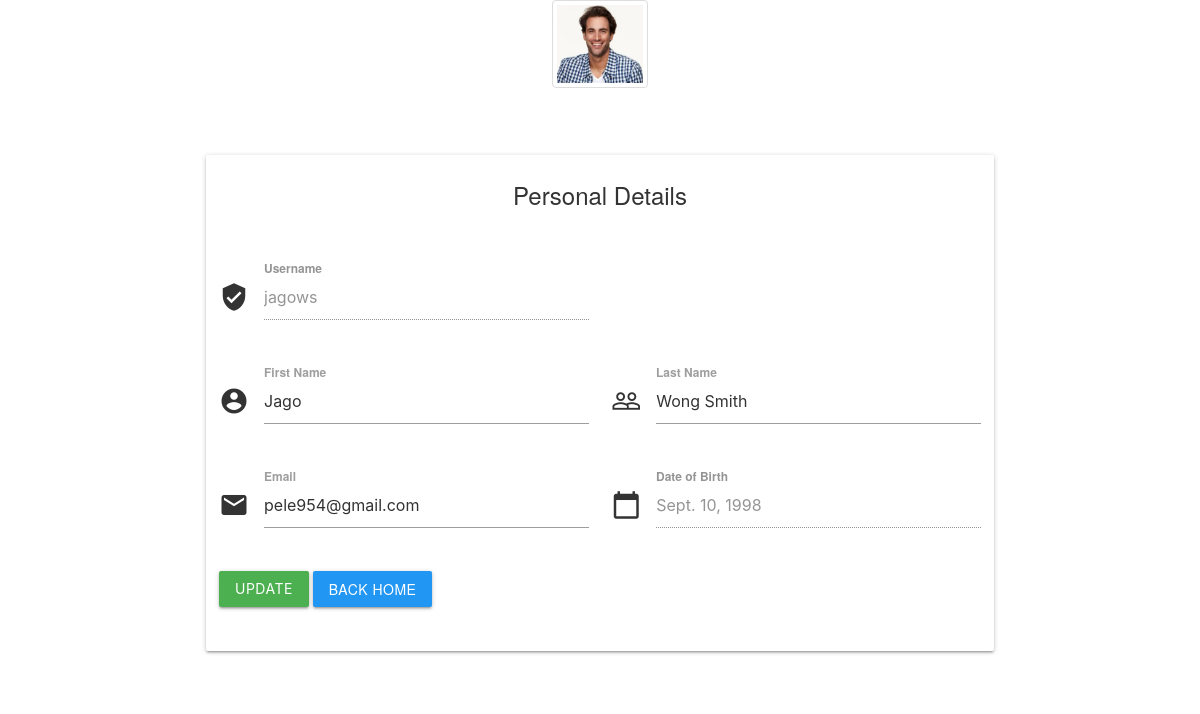
Screenshot of /accounts/profile/ (signed in) with the database file from the repository.
### mainapp/models.py (models this page shows, shortened)
class User(AbstractBaseUser, PermissionsMixin):
    GENDERS = (
        ("Male", "Male"),
        ("Female", "Female"),
        ("Other", "Other")
    )
    username = models.CharField('username', unique=True, max_length=30)
    first_name = models.CharField('first name', max_length=30, blank=True)
    last_name = models.CharField('last name', max_length=30, blank=True)
    email = models.EmailField('email address', unique=True, blank=True)
    is_active = models.BooleanField('active', default=True)
    is_staff = models.BooleanField('staff', default=False)
    dp = models.ImageField(upload_to='display_pictures/', null=True, blank=True)
    dob = models.DateField('Date of Birth', blank=True, null=True)
    gender = models.CharField('Gender', max_length=30, choices=GENDERS, null=True)
    hobbies = models.ManyToManyField(Hobby, blank=True, related_name="users")
    friends = models.ManyToManyField("self")
    objects = UserManager()
    USERNAME_FIELD = 'username'  # Necessary for IDing necessary Field
    REQUIRED_FIELDS = ['first_name', 'last_name']  # List of field names that will be prompted when creating superuser.
    class Meta:
        verbose_name = 'user'
        verbose_name_plural = 'users'
    def get_short_name(self):
        return self.first_name

### mainapp/views.py (the view)
# urls.py: path('accounts/profile/', main_v.user_profile),
@login_required(login_url='login')
def user_profile(request):
    user: User = request.user
    return render(request, 'mainapp/profile_view.html', {'user': user})

### templates/mainapp/profile_view.html (shortened to what this page needs)
{% extends 'base.html' %}
{% load static %}
{% block css_section %}
    <link rel="stylesheet" href="https://cdnjs.cloudflare.com/ajax/libs/materialize/1.0.0/css/materialize.min.css">
{% endblock %}
{% block main_content_section %}
    <section>
    <div class="text-center">
    <img src="{{ user.dp.url }}" class ="img-thumbnail" alt="DisplayPicture" style= "width :8%"/>
    </div>
       <br><br><br>
       <div class="container offset-s2">
          <div class="row">
             <div class="col s12">
                <div class="card hoverable">
                   <div class="card-content">
                      <div class="row">
                         <span class="card-title center-align">Personal Details</span>
                         <br><br>
                         <form method="POST" class="profile-deets">
                             <div class="row">
                                 <div class="input-field col s6">
                                  <i class="material-icons prefix">verified_user</i>
                                  <input id="icon_prefix" type="text" class="username" value="{{ user.username }}" disabled>
                                  <label for="icon_prefix">Username</label>
                               </div>
                             </div>
                            <div class="row">
                               <div class="input-field col s6">
                                  <i class="material-icons prefix">account_circle</i>
                                  <input id="icon_prefix" type="text" class="first-name" value="{{ user.first_name }}">
                                  <label for="icon_prefix">First Name</label>
                               </div>
                               <div class="input-field col s6">
                                  <i class="material-icons prefix">people_outline</i>
                                  <input id="icon_telephone" type="tel" class="last-name" value="{{ user.last_name }}">
                                  <label for="icon_telephone">Last Name</label>
                               </div>
                            </div>
                            <div class="row">
                               <div class="input-field col s6">
                                  <i class="material-icons prefix">email</i>
                                  <input id="icon_prefix" type="text" class="email" value="{{ user.email }}">
                                  <label for="icon_prefix">Email</label>
                               </div>
                               <div class="input-field col s6">
                                  <i class="material-icons prefix">calendar_today</i>
                                  <input id="icon_prefix" type="text" class="calendar" value="{{ user.dob }}" disabled>
                                  <label for="icon_prefix">Date of Birth</label>
                               </div>
                            </div>
                            <button class="btn waves-effect waves-light green edit-btn" type="submit" id="update-btn">Update</button>
                            <a class="btn waves-effect waves-light blue edit-btn" type="button" id="home" href="{% url 'home' %}">Back Home</a>
                         </form>
                      </div>
                   </div>
                </div>
             </div>
          </div>
       </div>
    </section>
{% endblock %}

### rows the page displays
User: dp (picture), username "jagows", first_name "Jago", last_name "Wong Smith", email "pele954@gmail.com", dob "Sept. 10, 1998"
